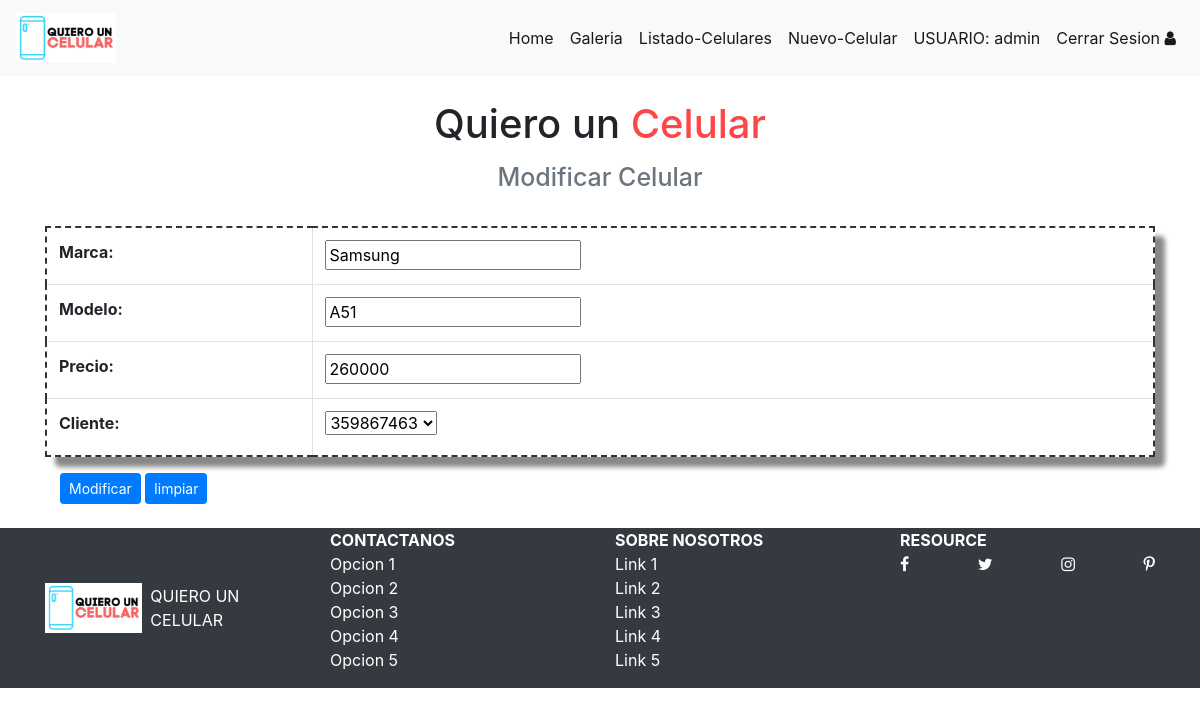
/modificar-celular/5/ (signed in), run on the app's committed database.
### core/models.py (models this page shows, shortened)
class Celular(models.Model):
    marca = models.CharField(max_length=40)
    modelo = models.CharField(max_length=50)
    precio = models.IntegerField()
    cliente = models.ForeignKey(Cliente,on_delete=CASCADE)

### core/views.py (the view)
# urls.py: path('modificar-celular/<id>/', modificar_celular, name="modificar_celular"),
@permission_required('core.change_celular')
def modificar_celular(request,id):
    celular = Celular.objects.get(id = id)
    data = {
      'form':CelularForm(instance = celular)
    }
    if request.method == 'POST':
        formulario = CelularForm(data = request.POST, instance=celular)
        if formulario.is_valid():
            formulario.save()
            data['mensaje'] = 'celular modificada correctamente'
            data['form'] = formulario
    return render(request, 'core/modificar_celular.html', data)

### core/form.py
class CelularForm(ModelForm):
    class Meta:
        model = Celular
        fields = ['marca','modelo','precio','cliente']

### core/models.py (called while the page is built)
    def __str__(self):
        return self.rut

### core/templates/core/modificar_celular.html (shortened to what this page needs)
{% extends 'core/base.html' %}
{% block contenido %}
<div class="container">
    <br>
    <h1 class="text-center"> Quiero un <span class="color-celular">Celular</span> </h1>
    <h2 class="text-center"><span class="text-muted tamaño">Modificar Celular</span> </h2>
    <br>
</div>
<div class="container">
    <form action="" method="POST">
        <table class="table table-bordered tabla">
        {{ form.as_table  }}
        </table>
        <div class="container">
            <input type="submit" value="Modificar"class="btn btn-primary btn-sm"  >
            <input type="reset" value="limpiar" class="btn btn-primary btn-sm" >
        </div>
    </form>
     <br>
</div>
{%   endblock  %}

### core/templates/core/base.html (shortened to what this page needs)
<!doctype html>
<html lang="en">
<head>
    {% load static %}
    <link rel="stylesheet" href="https://cdn.jsdelivr.net/npm/bootstrap@4.5.3/dist/css/bootstrap.min.css"
>
    <link rel="stylesheet" href="https://stackpath.bootstrapcdn.com/font-awesome/4.7.0/css/font-awesome.min.css">
    <link rel="stylesheet" href="{% static 'core/'%}css/estilo.css">
    <link rel="stylesheet" href="{% static 'core/'%}css/jquery.fancybox.min.css"
</head>
<body>
    <nav class="navbar navbar-expand-lg navbar-light bg-light   ">
        <a class="navbar-brand display-1" href="#">
            <img src="{% static 'core/'%}img/imagen.png" alt="" width="100px" height="50px">
        </a>
        <div class="collapse navbar-collapse" id="navbar">
            <ul class="navbar-nav ml-auto ">
                <li class="nav-item active ">
                    <a class="nav-link " href="{% url 'home'  %}">Home </a>
                </li>
                <li class="nav-item active ">
                    <a class="nav-link " href="{% url 'galeria' %}">Galeria </a>
                </li>
                <li class="nav-item active ">
                    <a class="nav-link " href="{% url 'listado_celulares' %}">Listado-Celulares </a>
                </li>
                {% if user.is_authenticated  %}
                <li class="nav-item active ">
                    <a class="nav-link " href="{% url 'nuevo_celular' %}">Nuevo-Celular </a>
                </li>
                <li class="nav-item active ">
                    <a class="nav-link " href="#"> USUARIO: {{ user.username  }}</a>
                </li>
                <li class="nav-item active ">
                    <a class="nav-link " href="{% url 'logout'  %}"> Cerrar Sesion
                        <i class="fa fa-user" ></i>
                    </a>
                </li>
                {% else %}
                  <li class="nav-item active ">
                     <a class="nav-link " href="{% url 'login'  %}">Inicio Sesion
                        <i class="fa fa-user" ></i>
                     </a>
                  </li>
                {% endif %}
            </ul>
        </div>
    </nav>
    <div class="contenido">
        {% block contenido %}
        {% endblock  %}
    </div>
    <footer class="bg-dark text-white ">
        <div class="container ">
            <nav class="row">
                <a href="#" class="col-3 text-reset text-uppercase d-flex align-items-center">
                    <img src="{% static 'core/'%}img/imagen.png" alt="logo-footer" class="img-logo mr-2">
                    Quiero un Celular
                </a>
                <ul class="col-3 list-unstyled">
                    <li class="font-weight-bold text-uppercase">CONTACTANOS</li>
                    <li><a href="" class="text-reset">Opcion 1</a></li>
                    <li><a href="" class="text-reset">Opcion 2</a></li>
                    <li><a href="" class="text-reset">Opcion 3</a></li>
                    <li><a href="" class="text-reset">Opcion 4</a></li>
                    <li><a href="" class="text-reset">Opcion 5</a></li>
                </ul>
                <ul class="col-3 list-unstyled">
                    <li class="font-weight-bold text-uppercase">Sobre Nosotros</li>
                    <li><a href="" class="text-reset">Link 1</a></li>
                    <li><a href="" class="text-reset">Link 2</a></li>
                    <li><a href="" class="text-reset">Link 3</a></li>
                    <li><a href="" class="text-reset">Link 4</a></li>
                    <li><a href="" class="text-reset">Link 5</a></li>
                </ul>
                <ul class="col-3 list-unstyled">
                    <li class="font-weight-bold text-uppercase">Resource</li>
                    <li class="d-flex justify-content-between">
                        <a href="#" class="text-reset">
                            <i class="fa fa-facebook" aria-hidden="true"></i>
                        </a>
                        <a href="#" class="text-reset">
                            <i class="fa fa-twitter" aria-hidden="true"></i>
                        </a>
                        <a href="#" class="text-reset">
                            <i class="fa fa-instagram" aria-hidden="true"></i>
                        </a>
                        <a href="#" class="text-reset">
                            <i class="fa fa-pinterest-p" aria-hidden="true"></i>
                        </a>
                    </li>
                </ul>
            </nav>
        </div>
    </footer>
</body>
</html>

### core/static/core/css/estilo.css (style rules this page uses)
.img-logo { width: 100px; height: 50px; }
.tamaño { font-weight: 400px; font-size: 25px; }
.color-celular { color: #ff4646; }
.tabla { box-shadow: 10px 10px 5px #888; border: 2px dashed #333; border-radius: 5px; }

### data on the page
Celular: marca "Samsung", modelo "A51", precio "260000", cliente "359867463"

### other printed values
{{ user.username }} "admin"
